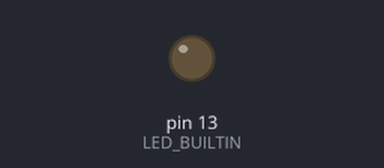
A sketch run on a simulated Arduino Uno, built with avr-gcc and run on an emulated ATmega328P. Shown: output pins drawn as LEDs (lit = HIGH).

Above: at 1.7 s.
At 30.3 s:
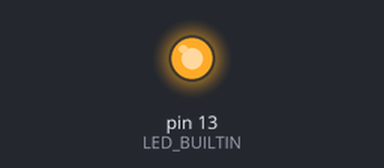
Timing chart, 0 to 31.7 s (numbered marks = the images above):
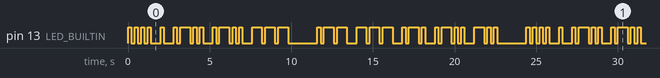

Measured:
- by itself, pin 13 (LED_BUILTIN): moves between LOW and HIGH, repeating every 24.4 s
- by itself, everything shown: repeats every 24.4 s, in 64 steps

The sketch:

morse.ino
```cpp
// KDWallace 2023.12.28
// A simple algorithmic approach to morse code
// currently 956 bytes of storage and 9 bytes of dynamic memory when string is removed from the function (2044B storage and 53B of dynamic memory with morse("Hello World");)
///////////////////////////////////////////////////////////////////////////////////////////////////

#define TIME_DELAY 200

// simple function for turning light on and off for time/1000 seconds
void blink(int time)
{
  digitalWrite(LED_BUILTIN, HIGH);
  delay(time);
  digitalWrite(LED_BUILTIN, LOW);
  delay(TIME_DELAY);
}

void dit()
{
  blink(TIME_DELAY); //blink for 0.2 seconds
}

void dah()
{
  blink(TIME_DELAY*3); //blink for 0.6 seconds
}

// dirty function for rounding down
char ceil(float value)
{
  // if the float is greater than the casted value, it needs to be rounded up as casting rounds down
  // an alternative way would have been to check if (value != (char)value) return (char)value + 1
  if (value > (char)value)
    return (char)value + 1;
  return (char)value;
}

// converts letters to blinks algorithmically
void morse(const char* string)
{
  // calc length of string from pointer. Could be improved
  int length;
  for (length = 0; string[length] != '\0'; length++);

  // order of characters as well as non-existing chars
  const char alph[] = "##etianmsurwdkgohvf#l#pjbxcyzq";

  for (int i = 0; i < length; i++)
  {
    char c = string[i];
    // converts uppercase to lower case by treating it as an unsigned short
    if (c >= 'A' && c <= 'Z')
      c += 32;

    // if is lowercase char
    if (c >= 'a' && c <= 'z')
    {
      // check for positional index in alph
      for (short j = 0; j < 30; j++)
      {
        if (c == alph[j])
        {
          // index in alph that can be manipulated
          char index = j + 1;
          // unisgned char for bit storage of dits and dahs (1 byte)
          unsigned char dahs = 0;
          // initialise position in the byte
          short pos = -1;

          // half val per iteration, even is dah, odd is dit
          while (index > 2)
          {
            pos++;

            // if the index is even this represents a dah (1), if odd this is a dit (0)
            if (index%2 == 0)
              dahs = (dahs | (1 << (pos)));

            // index is halved and rounded up if needed
            index = ceil((float)index/2);
          }
          // flips order of dits and dahs
          for (short k = pos; k > -1; k--)
          {
            // if the bit is a 1
            if ((dahs >> k) & 1)
              dah();

            // if the bit is a 0
            else
              dit();
          }
          break;
        }
      }
      delay(TIME_DELAY*2); // time delay between chars
    }

    // if the character is a space
    else if (c == ' ')
      delay(TIME_DELAY*6);
  }
  delay(TIME_DELAY*6); // delay at end of string
}

// the setup function runs once when you press reset or power the board
void setup()
{
  pinMode(LED_BUILTIN, OUTPUT);
}

// the loop function runs over and over again forever and ever
void loop()
{
  morse("Hello World");
}
```
